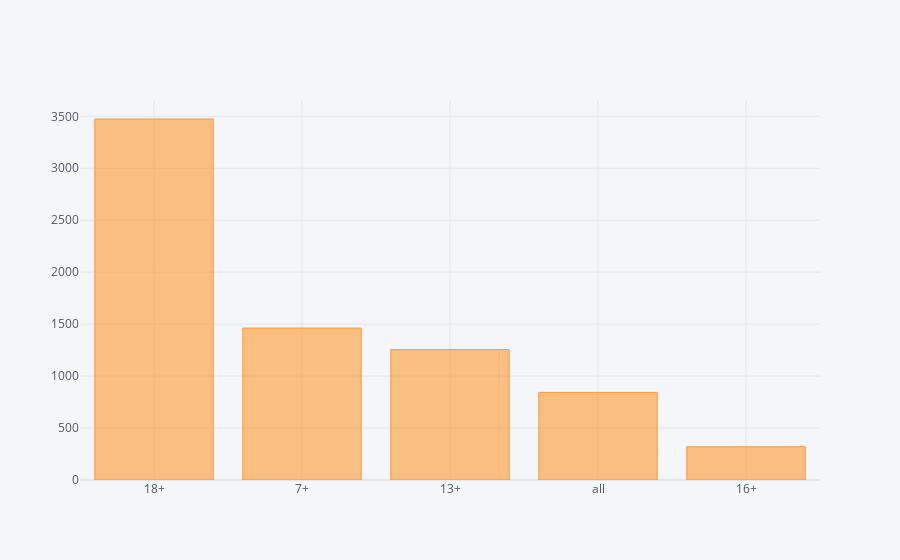

Source (notebook cell):
### Code cell
movie_data['Age'].value_counts().iplot('bar')

### Figure 1 — Plotly figure (JSON) as saved in the notebook; plotly's stock layout.template omitted (floating-point values rounded to 4 significant figures)
{"data": [{"marker": {"color": "rgba(255, 153, 51, 0.6)", "line": {"color": "rgba(255, 153, 51, 1.0)", "width": 1}}, "name": "Age", "orientation": "v", "text": "", "type": "bar", "x": ["18+", "7+", "13+", "all", "16+"], "y": [3474, 1462, 1255, 843, 320]}], "layout": {"legend": {"bgcolor": "#F5F6F9", "font": {"color": "#4D5663"}}, "paper_bgcolor": "#F5F6F9", "plot_bgcolor": "#F5F6F9", "title": {"font": {"color": "#4D5663"}}, "xaxis": {"gridcolor": "#E1E5ED", "showgrid": true, "tickfont": {"color": "#4D5663"}, "title": {"font": {"color": "#4D5663"}, "text": ""}, "zerolinecolor": "#E1E5ED"}, "yaxis": {"gridcolor": "#E1E5ED", "showgrid": true, "tickfont": {"color": "#4D5663"}, "title": {"font": {"color": "#4D5663"}, "text": ""}, "zerolinecolor": "#E1E5ED"}}}
